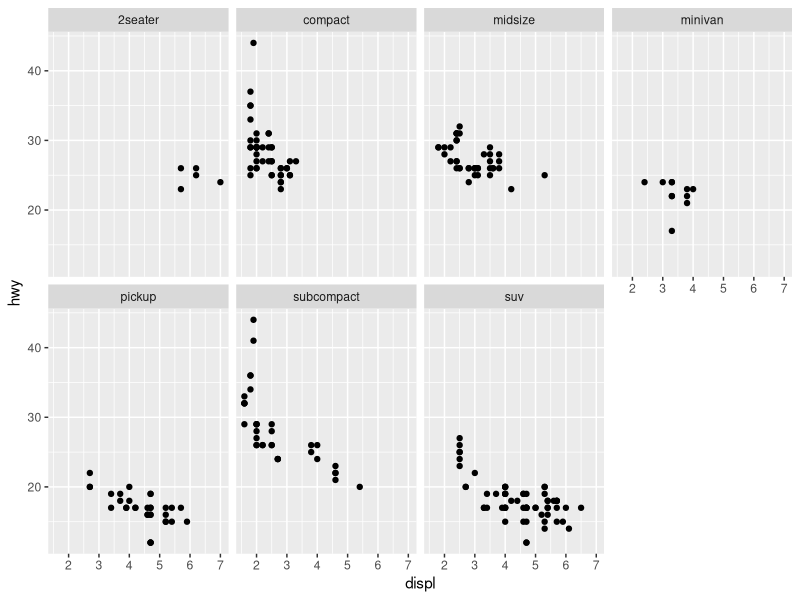
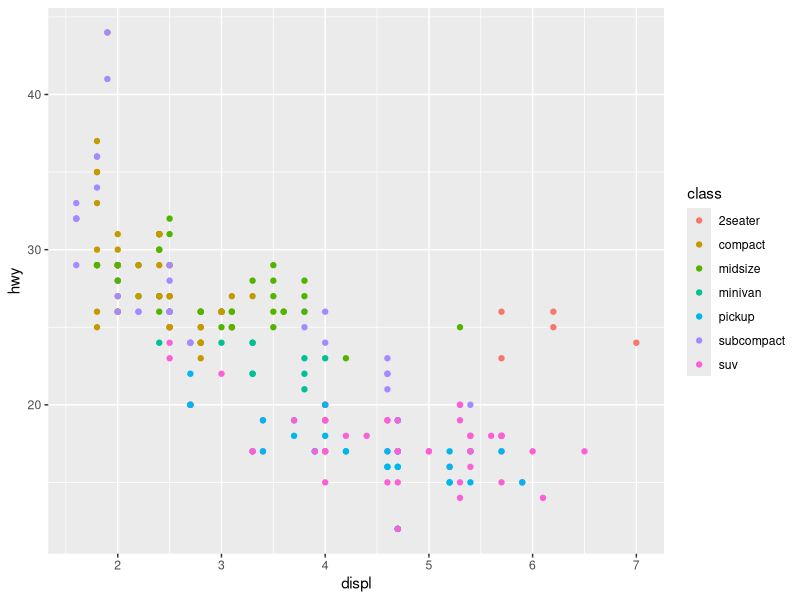

These charts were generated, in order, by the following R code: (Note: this script raises an error after producing the figures.)
## ---- chunk 1
knitr::opts_chunk$set(echo = TRUE)
## ---- chunk 2
library(tidyverse)
## ---- chunk 3
ggplot(data = mpg) + 
  geom_point(mapping = aes(x = displ, y = hwy)) + 
  facet_wrap(~ class, nrow = 2)
## ---- chunk 4
ggplot(data = mpg) + 
  geom_point(mapping = aes(x = displ, y = hwy, colour = class))  
## ---- chunk 5
knitr::include_graphics(paste0("plots/fig", 1:6, ".png"))
## ---- chunk 6
ggplot(data = mpg) + 
  geom_point(mapping = aes(x = displ, y = hwy)) +
  geom_smooth(mapping = aes(x = displ, y = hwy), se = FALSE)
ggplot(data = mpg) + 
  geom_point(mapping = aes(x = displ, y = hwy)) +
  geom_smooth(mapping = aes(x = displ, y = hwy, group = drv), se = FALSE)
ggplot(data = mpg) + 
  geom_point(mapping = aes(x = displ, y = hwy)) +
  geom_smooth(mapping = aes(x = displ, y = hwy, group = drv, colour = drv), se = FALSE)
ggplot(data = mpg) + 
  geom_point(mapping = aes(x = displ, y = hwy, colour = drv)) +
  geom_smooth(mapping = aes(x = displ, y = hwy), se = FALSE)
ggplot(data = mpg) + 
  geom_point(mapping = aes(x = displ, y = hwy, colour = drv)) +
  geom_smooth(mapping = aes(x = displ, y = hwy, group = drv, linetype = drv), se = FALSE)
ggplot(data = mpg) + 
  geom_point(mapping = aes(x = displ, y = hwy, group = drv, colour = drv, shape = drv), size = 0.8) +
   scale_shape_manual(values = c(6:8))
## ---- chunk 7
ggplot(data = mpg) + 
  geom_jitter(mapping = aes(x = displ, y = hwy)) 
ggplot(data = mpg) + 
  geom_count(mapping = aes(x = displ, y = hwy)) 
## ---- chunk 8
ggplot(data = mpg, mapping = aes(x = cty, y = hwy)) +
  geom_point() + 
  geom_abline() +
  coord_fixed()
## ---- chunk 9
ggplot(data = diamonds) + 
  stat_summary(
    mapping = aes(x = cut, y = depth),
    fun.ymin = min,
    fun.ymax = max,
    fun.y = median
  )
## ---- chunk 10
ggplot(data = diamonds)+
  geom_pointrange(
    mapping = aes(x = cut, y = depth),
    fun.ymin = min, 
    fun.ymax = max, 
    fun.y = median, 
    stat = "summary"
  )
## ---- chunk 11
ggplot(data = diamonds) + 
  geom_bar(mapping = aes(x = cut, y = ..prop..))
ggplot(data = diamonds) + 
  geom_bar(mapping = aes(x = cut, y = ..prop.., fill = clarity))
## ---- chunk 12
ggplot(data = diamonds) + 
  geom_bar(mapping = aes(x = cut, y = ..prop.., group = 1))
ggplot(data = diamonds) + 
  geom_bar(mapping = aes(x = cut, y = ..prop..,  fill = clarity, group = 1))
